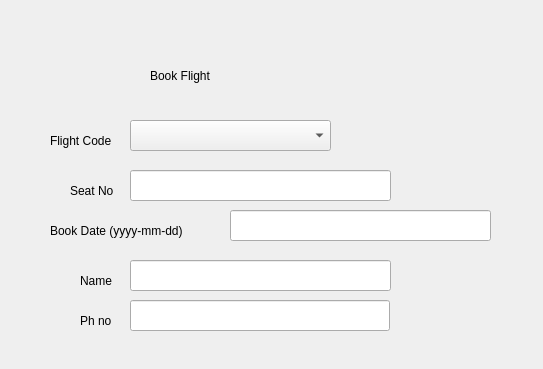
<?xml version="1.0" encoding="UTF-8"?>
<ui version="4.0">
 <class>Form</class>
 <widget class="QWidget" name="Form">
  <property name="geometry">
   <rect>
    <x>0</x>
    <y>0</y>
    <width>543</width>
    <height>369</height>
   </rect>
  </property>
  <property name="windowTitle">
   <string>Form</string>
  </property>
  <widget class="QLabel" name="label">
   <property name="geometry">
    <rect>
     <x>150</x>
     <y>60</y>
     <width>261</width>
     <height>31</height>
    </rect>
   </property>
   <property name="styleSheet">
    <string notr="true">font: 18pt &quot;MS Shell Dlg 2&quot;;</string>
   </property>
   <property name="text">
    <string>Book Flight</string>
   </property>
  </widget>
  <widget class="QPushButton" name="b1">
   <property name="geometry">
    <rect>
     <x>150</x>
     <y>400</y>
     <width>171</width>
     <height>51</height>
    </rect>
   </property>
   <property name="styleSheet">
    <string notr="true">font: 12pt &quot;MS Shell Dlg 2&quot;;</string>
   </property>
   <property name="text">
    <string>Save</string>
   </property>
  </widget>
  <widget class="QComboBox" name="cb1">
   <property name="geometry">
    <rect>
     <x>130</x>
     <y>120</y>
     <width>201</width>
     <height>31</height>
    </rect>
   </property>
   <property name="styleSheet">
    <string notr="true">font: 12pt &quot;MS Shell Dlg 2&quot;;</string>
   </property>
  </widget>
  <widget class="QLabel" name="label_5">
   <property name="geometry">
    <rect>
     <x>70</x>
     <y>180</y>
     <width>61</width>
     <height>21</height>
    </rect>
   </property>
   <property name="styleSheet">
    <string notr="true">font: 12pt &quot;MS Shell Dlg 2&quot;;</string>
   </property>
   <property name="text">
    <string>Seat No</string>
   </property>
  </widget>
  <widget class="QLabel" name="label_6">
   <property name="geometry">
    <rect>
     <x>50</x>
     <y>220</y>
     <width>191</width>
     <height>21</height>
    </rect>
   </property>
   <property name="styleSheet">
    <string notr="true">font: 12pt &quot;MS Shell Dlg 2&quot;;</string>
   </property>
   <property name="text">
    <string>Book Date (yyyy-mm-dd)</string>
   </property>
  </widget>
  <widget class="QLabel" name="label_7">
   <property name="geometry">
    <rect>
     <x>80</x>
     <y>270</y>
     <width>41</width>
     <height>21</height>
    </rect>
   </property>
   <property name="styleSheet">
    <string notr="true">font: 12pt &quot;MS Shell Dlg 2&quot;;</string>
   </property>
   <property name="text">
    <string>Name</string>
   </property>
  </widget>
  <widget class="QLineEdit" name="tb3">
   <property name="geometry">
    <rect>
     <x>130</x>
     <y>260</y>
     <width>261</width>
     <height>31</height>
    </rect>
   </property>
   <property name="styleSheet">
    <string notr="true">font: 12pt &quot;MS Shell Dlg 2&quot;;</string>
   </property>
   <property name="readOnly">
    <bool>false</bool>
   </property>
  </widget>
  <widget class="QLabel" name="label_9">
   <property name="geometry">
    <rect>
     <x>50</x>
     <y>130</y>
     <width>81</width>
     <height>21</height>
    </rect>
   </property>
   <property name="styleSheet">
    <string notr="true">font: 12pt &quot;MS Shell Dlg 2&quot;;</string>
   </property>
   <property name="text">
    <string>Flight Code</string>
   </property>
  </widget>
  <widget class="QLabel" name="label_8">
   <property name="geometry">
    <rect>
     <x>80</x>
     <y>310</y>
     <width>51</width>
     <height>21</height>
    </rect>
   </property>
   <property name="styleSheet">
    <string notr="true">font: 12pt &quot;MS Shell Dlg 2&quot;;</string>
   </property>
   <property name="text">
    <string>Ph no</string>
   </property>
  </widget>
  <widget class="QLineEdit" name="tb4">
   <property name="geometry">
    <rect>
     <x>130</x>
     <y>300</y>
     <width>260</width>
     <height>31</height>
    </rect>
   </property>
   <property name="styleSheet">
    <string notr="true">font: 12pt &quot;MS Shell Dlg 2&quot;;</string>
   </property>
  </widget>
  <widget class="QLineEdit" name="tb1">
   <property name="geometry">
    <rect>
     <x>130</x>
     <y>170</y>
     <width>261</width>
     <height>31</height>
    </rect>
   </property>
   <property name="styleSheet">
    <string notr="true">font: 12pt &quot;MS Shell Dlg 2&quot;;</string>
   </property>
  </widget>
  <widget class="QLineEdit" name="tb2">
   <property name="geometry">
    <rect>
     <x>230</x>
     <y>210</y>
     <width>261</width>
     <height>31</height>
    </rect>
   </property>
   <property name="styleSheet">
    <string notr="true">font: 12pt &quot;MS Shell Dlg 2&quot;;</string>
   </property>
  </widget>
 </widget>
 <resources/>
 <connections/>
</ui>
